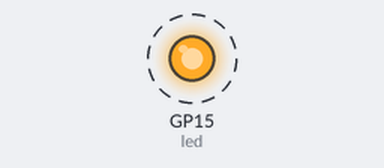
Recording of a program running on a simulated Raspberry Pi Pico running MicroPython. Parts: output pins drawn as LEDs (lit = HIGH). Dashed ring = blinking.

Above: at 0.5 s.
Timing chart, 0 to 4.6 s (numbered marks = the images above):
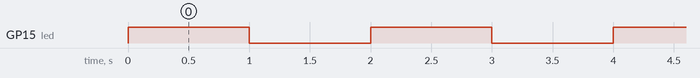

The program:

ExtFlash.py
```python
"""
        In this project, an external LED is connected to Pico, and the LED is flashed
    every second.

    Info:
    ****
    Author : Joubair Mohamed Amine.
    Email  : sudo.amine.04@gmail.com

"""
# Import Libraries.
from machine import Pin
from utime import sleep

# Create LED object.
led = Pin(15, Pin.OUT, Pin.PULL_DOWN)

# Main Loop.
while True:
    led.value(1) # Turn ON the LED.
    sleep(1) # Sleep for one second.
    led.value(0) # Turn off the LED.
    sleep(1) # Sleep for one second.
```

Measured:
- by itself, GP15 (led): alternates HIGH for 1.0 s and LOW for 1.0 s
